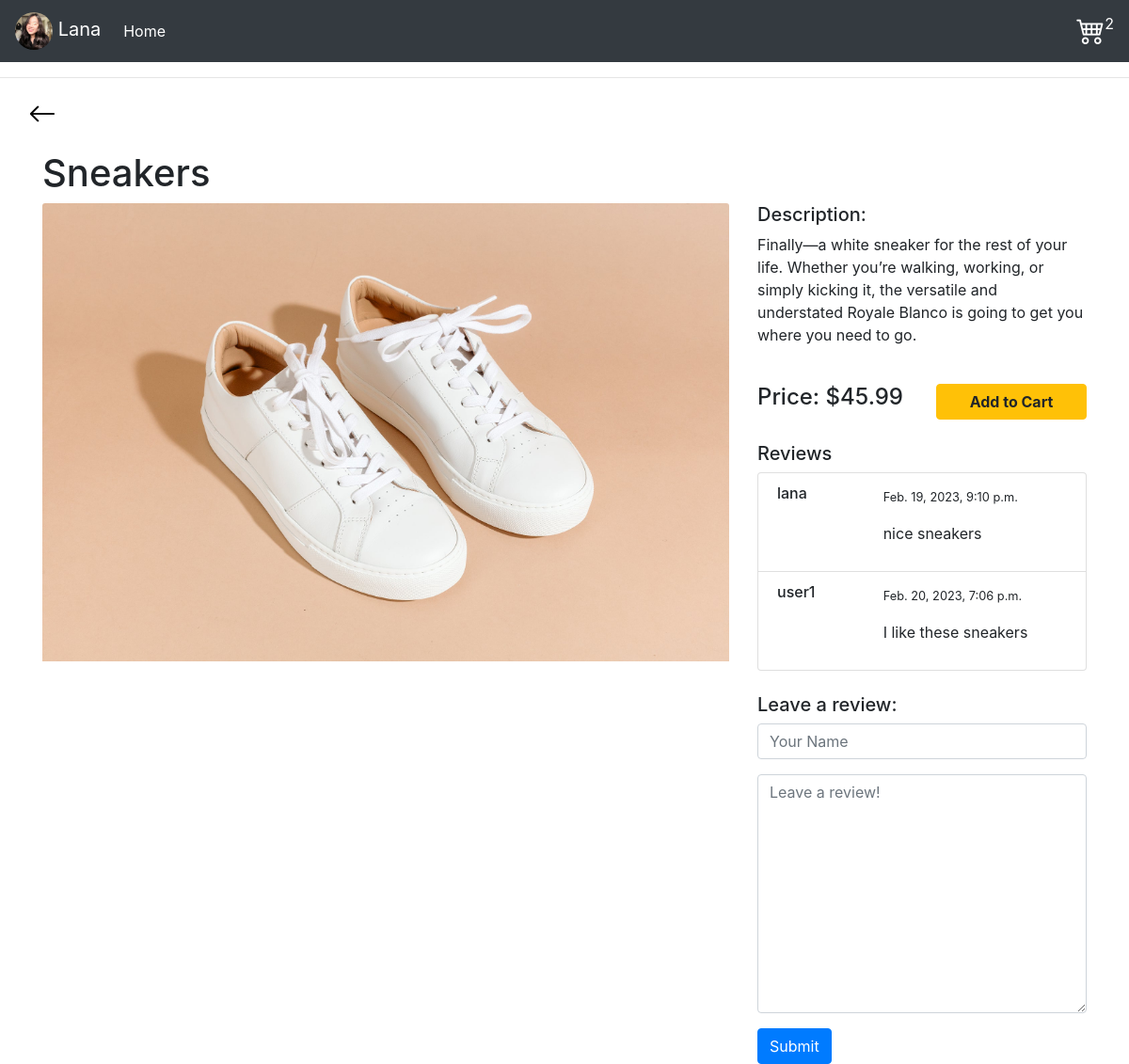
/1/ (signed in), run on the app's committed database.
### mystore/models.py (models this page shows, shortened)
class Product(models.Model):
	name = models.CharField(max_length=200)
	price = models.FloatField()
	description = models.TextField(default='SOME STRING')
	image = models.ImageField(null=True, blank=True)

class Comment(models.Model):
    product = models.ForeignKey(Product, related_name="comments", on_delete=models.CASCADE)
    author = models.CharField(max_length=200)
    body = models.TextField()
    created_on = models.DateTimeField(auto_now_add=True)

### mystore/views.py (the view, shortened to what this page needs)
# urls.py: path("<int:id>/", views.product_detail, name="product_detail")
def product_detail(request, id):
    customer = request.user.customer
    product = Product.objects.get(id=id)
    order, created = Order.objects.get_or_create(customer=customer, complete=False)
    cartItems = order.get_cart_items
    form = CommentForm()
    comments = Comment.objects.filter(product=product)
    context = {
        'product': product,
        'cartItems':cartItems,
        "comments": comments,
        'form': form
    }
    return render(request, 'mystore/detail.html', context)

### mystore/forms.py
class CommentForm(forms.Form):
    author = forms.CharField(
        max_length=60,
        widget=forms.TextInput(attrs={
            "class": "form-control",
            "placeholder": "Your Name"
        })
    )
    body = forms.CharField(widget=forms.Textarea(
        attrs={
            "class": "form-control",
            "placeholder": "Leave a review!"
        })
    )

### mystore/models.py (called while the page is built)
	@property
	def get_cart_items(self):
		orderitems = self.orderitem_set.all()
		total = sum([item.quantity for item in orderitems])
		return total

### mystore/Templates/mystore/detail.html (shortened to what this page needs)
{% extends 'mystore/main.html' %}
{% load static %}
{% block content %}
<div class='row pb-3'>
    <a href="{% url 'mystore' %}">
        <i class="bi bi-arrow-left" style='font-size: 30px; color:black'></i>
    </a>
</div>
<h1>{{ product.name }}</h1>
<div class="row">
    <div class="col-md-8">
        <img class="card-img-top" src='{{product.image.url}}' width='100%'>
    </div>
    <div class="col-md-4">
        <h5>Description:</h5>
        <p>{{product.description}}</p>
        <br>
        <div class = 'row'>
            <div class = 'col-6'>
                <h4>Price: ${{product.price}}</h4>
            </div>
            <div class = 'col-6'>
                <button data-product="{{product.id}}" data-action="add" class="btn btn-warning update-cart w-100"><strong>Add to Cart</strong></button>
            </div>
        </div>
        <br>
        <h5>Reviews</h5>
        <ul class = 'list-group'>
            {% for comment in product.comments.all %}
            <li class = 'list-group-item'>
                <div class = 'row'>
                    <div class = 'col-4'>
                        <h6>{{ comment.author }}</h5>
                    </div>
                    <div class = 'col-8'>
                        <p><small>{{ comment.created_on }}</small></p>
                        <p>{{ comment.body }}</p>
                    </div>
                </div>
            </li>
            {% endfor %}
        </ul>
        <br>
        <h5>Leave a review:</h5>
        <form action="/{{ product.id }}/" method="post">
            <div class="form-group">
                {{ form.author }}
            </div>
            <div class="form-group">
                {{ form.body }}
            </div>
            <button type="submit" class="btn btn-primary">Submit</button>
        </form>
    </div>
</div>
{% endblock content %}

### data on the page
Product: name "Sneakers", image (picture), description "Finally—a white sneaker for the rest of your life. Whether you’re walking, working, or simply kicking it, the versatile and understated Royale Blanco is going to get you where you need to go.", price "45.99"
Comment: author "lana", created_on "Feb. 19, 2023, 9:10 p.m.", body "nice sneakers"
Comment: author "user1", created_on "Feb. 20, 2023, 7:06 p.m.", body "I like these sneakers"

### other printed values
{{ cartItems }} "2"
